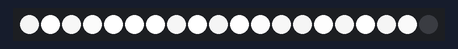
This sketch was run on a simulated Arduino Uno, built with avr-gcc and run on an emulated ATmega328P. On the bench: 20 RGB LEDs in strip order, left to right. Dim RGB values are drawn brighter than linear; the strip is taken to match the declared colour order; random numbers use the default seed unless the sketch sets one.

Above: at 20.75 s.
At 22.93 s:
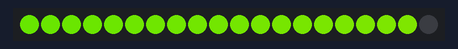
At 25.4 s:
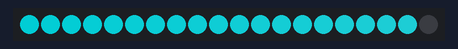
At 30.04 s:
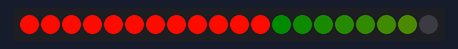
At 34.99 s:
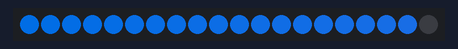
At 39.63 s:
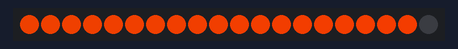

The sketch:

led_whiteGlobe.ino
```cpp
// Harris Christiansen (harrischristiansen.com)
// File Created: January 28, 2017

#include <Adafruit_NeoPixel.h>

#define NUM_LEDS 19
#define NUM_LEDS_TOTAL 20

Adafruit_NeoPixel strip = Adafruit_NeoPixel(NUM_LEDS_TOTAL, 6, NEO_RGB + NEO_KHZ400);

void setup() {
  strip.begin();
  strip.show(); // Initialize all pixels to 'off'
}

int start = 0;
int totalcount = 0;

int red = 255;
int green = 0;
int blue = 0;

int color = 0;
int currentDelay = 10;
void loop() {
  totalcount++;

  if (totalcount < 100) { // Blackness With Flashes
    currentDelay = 100;
    int flashled = random(0,NUM_LEDS);
    for (int x=0; x<NUM_LEDS; x++) {
      if (x == flashled) {
        strip.setPixelColor(x, strip.Color(200, 200, 200));
      } else {
        strip.setPixelColor(x, strip.Color(0, 0, 0));
      }
    }
  } else if (totalcount < 200) { // Fade In
    currentDelay = 100;
    for (int x=0; x<NUM_LEDS; x++) {
      int adjustby = random(0, 75) - 40;
      int brightness = ((totalcount-100)*255/100) + adjustby;
      if (brightness < 0) { brightness = 0; }
      if (brightness > 255) { brightness = 255; }
      int flashled = random(0,NUM_LEDS);
      if (x == flashled) {
        strip.setPixelColor(x, strip.Color(250, 250, 250));
      } else {
        strip.setPixelColor(x, strip.Color(brightness, brightness, brightness));
      }
    }
  } else if (totalcount < 4000) { // Color Fader
    currentDelay = 10;
    if ((red!=0 && blue!=0) || blue==255) {
      blue--;
      red++;
    }
    if ((red!=0 && green!=0) || red==255) {
      red--;
      green++;
    }
    if ((green!=0 && blue!=0) || green==255) {
      green--;
      blue++;
    }
    for (int x=0; x<NUM_LEDS; x++) {
      strip.setPixelColor(x, strip.Color(red+x, green, blue));
    }
  } else { // Rainbow Wheel
    currentDelay = 100;
    for (int x=0; x<NUM_LEDS; x++) {
      color = (x+start) % NUM_LEDS;
      color = (int) color/5;
      if (color==0) {
        strip.setPixelColor(x, strip.Color(255, 0, 0));
      } else if (color==1) {
        strip.setPixelColor(x, strip.Color(0, 255, 0));
      } else {
        strip.setPixelColor(x, strip.Color(0, 0, 255));
      }
    }
    start++; // Step To Next Step
    if (start == NUM_LEDS) { start=0; }
  }

  if (totalcount > 5200) {
    totalcount = 0;
  }

  strip.show();
  delay(currentDelay); // 100=chaser, 10=fader
}
```
